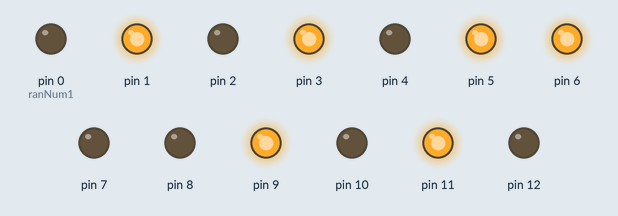
Recording of a sketch running on a simulated Arduino Uno, built with avr-gcc and run on an emulated ATmega328P. Parts: output pins drawn as LEDs (lit = HIGH). Random numbers use the default seed unless the sketch sets one.

Above: at 0.1 s.
At 4.6 s:
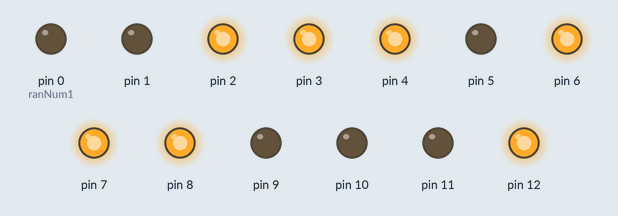
At 9.65 s:
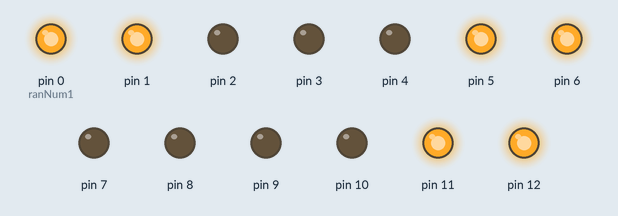
At 12.9 s:
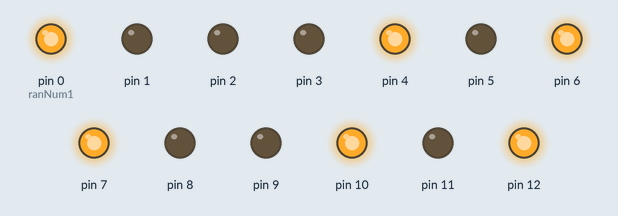
At 26.1 s:
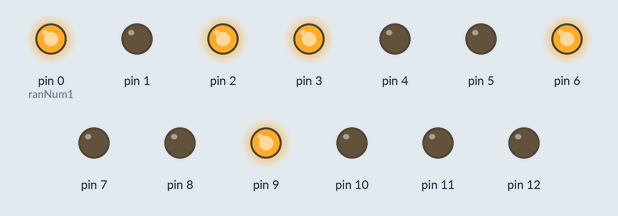
At 37.3 s:
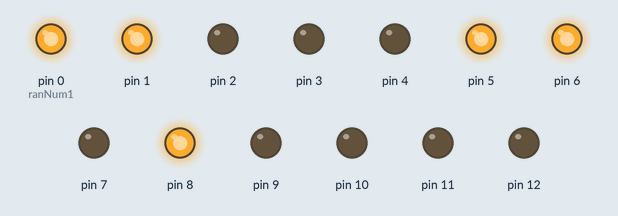
Timing chart, 0 to 40.0 s (numbered marks = the images above):
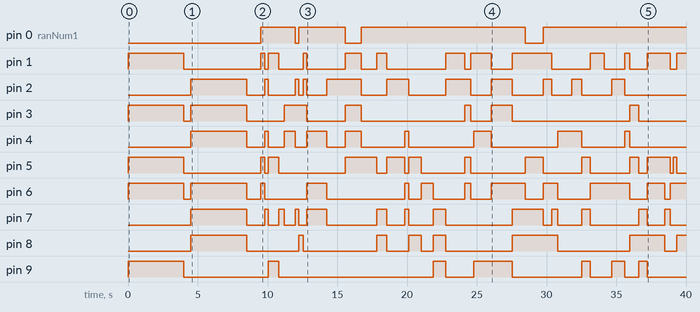

Measured:
- by itself, pin 0 (ranNum1): goes HIGH 2.5 s, LOW 0.27 s, HIGH 3.3 s, LOW 1.1 s, HIGH 11.7 s, LOW 1.3 s, then HIGH
- by itself, pin 1: HIGH → LOW at 4.0 s, → HIGH 5.5 s later, → LOW 0.32 s later, → HIGH 0.24 s later, … (24 changes in this stretch)
- by itself, pin 2: HIGH → LOW at 8.5 s, → HIGH 1.3 s later, → LOW 0.24 s later, → HIGH 1.9 s later, … (21 changes in this stretch)
- by itself, pin 3: HIGH → LOW at 4.0 s, → HIGH 0.50 s later, → LOW 4.0 s later, → HIGH 2.7 s later, … (13 changes in this stretch)
- by itself, pin 4: HIGH → LOW at 8.5 s, → HIGH 1.3 s later, → LOW 0.24 s later, → HIGH 1.1 s later, … (17 changes in this stretch)
- by itself, pin 5: HIGH → LOW at 4.0 s, → HIGH 5.5 s later, → LOW 0.32 s later, → HIGH 0.24 s later, … (23 changes in this stretch)
- by itself, pin 6: HIGH → LOW at 4.0 s, → HIGH 0.50 s later, → LOW 4.0 s later, → HIGH 1.0 s later, … (22 changes in this stretch)
- by itself, pin 7: HIGH → LOW at 8.5 s, → HIGH 1.3 s later, → LOW 0.24 s later, → HIGH 0.76 s later, … (25 changes in this stretch)

The sketch:

sketch_oct07a_Random_copy.ino
```cpp
//  12 LED, 6 LED max Random flasher for K9 by Mathew Prentis
//  Tested on Arduino UNO V3 Sept 2014
//  12 LED's to pins 1,2,3,4,5,6,7,8,9,10,11,12
//  limit LED current with 220R resistor on each LED.
//  Pin to LED starting Top Left hand corner
//     pin 1, 2, 3, 4    top row of LEDS
//     pin 5, 6, 7, 8    middle row of LEDs
//     pin 9, 10, 11, 12 bottom row of LEDs
//     pin GND common to all LEDs Cathodes
//     pins 0 and 13 not connected.

int ranNum1;
int ranNum2;
int ranNum3;
int ranNum4;
int ranNum5;
int ranNum6;
int ranDel;

void setup() {
//randomSeed for Random Number Generator (K9 first TV appearance)
randomSeed(1977);
// Setup 12 output ports for LED's
pinMode(0, OUTPUT);
pinMode(1, OUTPUT);
pinMode(2, OUTPUT);
pinMode(3, OUTPUT);
pinMode(4, OUTPUT);
pinMode(5, OUTPUT);
pinMode(6, OUTPUT);
pinMode(7, OUTPUT);
pinMode(8, OUTPUT);
pinMode(9, OUTPUT);
pinMode(10, OUTPUT);
pinMode(11, OUTPUT);
pinMode(12, OUTPUT);

// start up display
// letter K
  digitalWrite(1, HIGH);
  digitalWrite(5, HIGH);
  digitalWrite(9, HIGH);
  digitalWrite(6, HIGH);
  digitalWrite(3, HIGH);
  digitalWrite(11, HIGH);
  delay (4000);
  digitalWrite(1, LOW);
  digitalWrite(5, LOW);
  digitalWrite(9, LOW);
  digitalWrite(6, LOW);
  digitalWrite(3, LOW);
  digitalWrite(11, LOW);
  delay (500);

// number 9
  digitalWrite(2, HIGH);
  digitalWrite(3, HIGH);
  digitalWrite(4, HIGH);
  digitalWrite(6, HIGH);
  digitalWrite(7, HIGH);
  digitalWrite(8, HIGH);
  digitalWrite(12, HIGH);
  delay (4000);
  digitalWrite(2, LOW);
  digitalWrite(3, LOW);
  digitalWrite(4, LOW);
  digitalWrite(6, LOW);
  digitalWrite(7, LOW);
  digitalWrite(8, LOW);
  digitalWrite(12, LOW);
  delay (1000);

}
void loop() {
    //Generate random number between 1 and 20
    //more numbers than LEDS so 6 LED's not on all the time
    ranNum1=random(1,20);
    ranNum2=random(1,20);
    ranNum3=random(1,20);
    ranNum4=random(1,20);
    ranNum5=random(1,20);
    ranNum6=random(1,20);

    //Trim random number to 12. Pin 0 not used.
    if (ranNum1 > 12){
      ranNum1 = 0;
    }
      if (ranNum2 > 12){
      ranNum2 = 0;
    }
    if (ranNum3 > 12){
      ranNum3 = 0;
    }
    if (ranNum4 > 12){
      ranNum4 = 0;
    }
     if (ranNum5 > 12){
      ranNum5 = 0;
    }
     if (ranNum6 > 12){
      ranNum6 = 0;
    }

    // Generate random delay time
    ranDel=random(200,1500);

    //Turn on the LED's
    digitalWrite(ranNum1, HIGH);
    digitalWrite(ranNum2, HIGH);
    digitalWrite(ranNum3, HIGH);
    digitalWrite(ranNum4, HIGH);
    digitalWrite(ranNum5, HIGH);
    digitalWrite(ranNum6, HIGH);
    delay(ranDel);
    //Turn off the LED's
    digitalWrite(ranNum1, LOW);
    digitalWrite(ranNum2, LOW);
    digitalWrite(ranNum3, LOW);
    digitalWrite(ranNum4, LOW);
    digitalWrite(ranNum5, LOW);
    digitalWrite(ranNum6, LOW);
}
```
